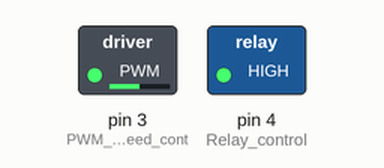
Bench run of a sketch on a simulated Arduino Uno, built with avr-gcc and run on an emulated ATmega328P. Shown: switched loads named in the sketch (green lamp = pin HIGH). What the sketch prints to the serial monitor is not drawn.

Above: at 0.1 s.
Timing chart, 0 to 1.6 s (numbered marks = the images above):
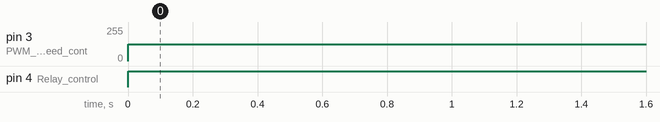

Measured:
- by itself, pin 3 (PWM_output_for_speed_cont): 0/255 → 127/255 at 0.00 s
- by itself, pin 4 (Relay_control): LOW → HIGH at 0.00 s

The sketch:

Drain-pump_relay.ino
```cpp
// This Arduino sketch configures PWM output to control a DC motor pump using a PW1VA01 module,
// and controls a relay to power the motor setup. The PWM module converts PWM signals to a 0-5V output
// and is powered by 24V. It connects to the Arduino via pin 5.
// The relay controlling the power supply to the motor speed controller is connected to pin 6.

// Function to control the pump with on/off and speed settings
void controlPump(bool pumpOn, int speedPercentage) {
  if (pumpOn && speedPercentage >= 10 && speedPercentage <= 100) {
    // Map the speed percentage from 10-100% to PWM values 26-255
    int pwmValue = map(speedPercentage, 10, 100, 26, 255);
    analogWrite(3, pwmValue);  // Set the speed
    digitalWrite(4, HIGH);     // Turn on the relay to power the pump
    Serial.print("Pump is ON, Speed set to: ");
    Serial.println(speedPercentage);
  } else {
    analogWrite(3, 0);         // Set speed to 0
    digitalWrite(4, LOW);      // Turn off the relay to power down the pump
    Serial.println("Pump is OFF");
  }
}

void setup() {
  Serial.begin(115200);
  pinMode(3, OUTPUT); // PWM output for speed control
  pinMode(4, OUTPUT); // Relay control
}

void loop() {
  // Example usage of the controlPump function
  controlPump(true, 50);  // Turn the pump on at 50% speed
  /*delay(5000);            // Run for 5 seconds
  controlPump(false, 0);  // Turn the pump off
  delay(2000);            // Off for 2 seconds
  controlPump(true, 80);  // Turn the pump on at 80% speed
  delay(5000);            // Run for 5 seconds
  controlPump(false, 0);  // Turn the pump off
  delay(2000);            // Off for 2 seconds*/
}
```
